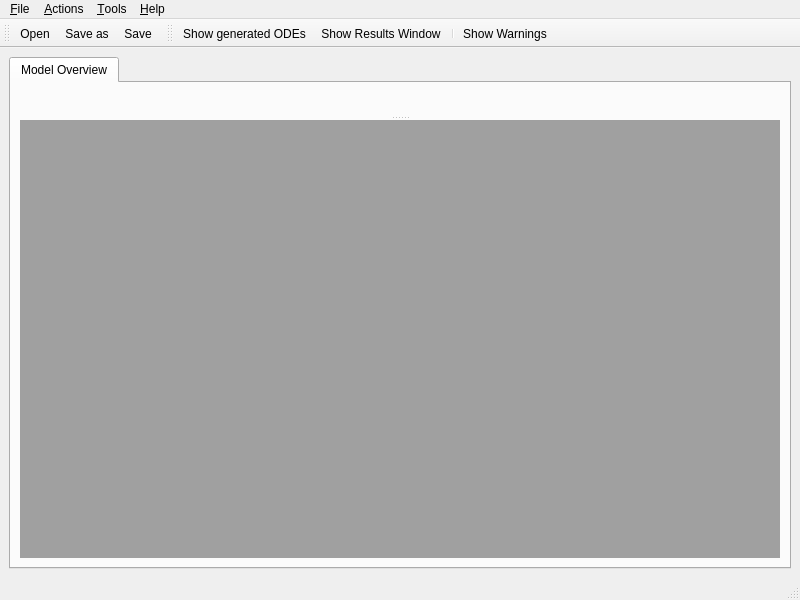
<?xml version="1.0" encoding="UTF-8"?>
<ui version="4.0">
 <author>Moritz Wade, ZIB 2010</author>
 <class>MainWindow</class>
 <widget class="QMainWindow" name="MainWindow">
  <property name="geometry">
   <rect>
    <x>0</x>
    <y>0</y>
    <width>800</width>
    <height>600</height>
   </rect>
  </property>
  <property name="minimumSize">
   <size>
    <width>600</width>
    <height>400</height>
   </size>
  </property>
  <property name="acceptDrops">
   <bool>true</bool>
  </property>
  <property name="windowTitle">
   <string>BioPARKIN</string>
  </property>
  <property name="windowIcon">
   <iconset>
    <normaloff>images/2010-12-22 - Poem Icon v1.png</normaloff>images/2010-12-22 - Poem Icon v1.png</iconset>
  </property>
  <widget class="QWidget" name="centralwidget">
   <layout class="QHBoxLayout" name="horizontalLayout">
    <item>
     <widget class="QTabWidget" name="mainTabWidget">
      <property name="currentIndex">
       <number>0</number>
      </property>
      <widget class="QWidget" name="tabModel">
       <attribute name="title">
        <string>Model Overview</string>
       </attribute>
       <layout class="QVBoxLayout" name="verticalLayout">
        <item>
         <widget class="QSplitter" name="splitter_2">
          <property name="orientation">
           <enum>Qt::Vertical</enum>
          </property>
          <widget class="QSplitter" name="masterDetailSplitter">
           <property name="frameShape">
            <enum>QFrame::NoFrame</enum>
           </property>
           <property name="frameShadow">
            <enum>QFrame::Plain</enum>
           </property>
           <property name="lineWidth">
            <number>5</number>
           </property>
           <property name="midLineWidth">
            <number>0</number>
           </property>
           <property name="orientation">
            <enum>Qt::Horizontal</enum>
           </property>
           <property name="childrenCollapsible">
            <bool>true</bool>
           </property>
           <widget class="QWidget" name="layoutWidget">
            <layout class="QVBoxLayout" name="modelListLayout">
             <property name="margin">
              <number>11</number>
             </property>
            </layout>
           </widget>
          </widget>
          <widget class="QMdiArea" name="_mdiArea">
           <property name="frameShape">
            <enum>QFrame::NoFrame</enum>
           </property>
           <property name="verticalScrollBarPolicy">
            <enum>Qt::ScrollBarAsNeeded</enum>
           </property>
           <property name="horizontalScrollBarPolicy">
            <enum>Qt::ScrollBarAsNeeded</enum>
           </property>
           <property name="background">
            <brush brushstyle="SolidPattern">
             <color alpha="255">
              <red>160</red>
              <green>160</green>
              <blue>160</blue>
             </color>
            </brush>
           </property>
           <property name="documentMode">
            <bool>false</bool>
           </property>
          </widget>
         </widget>
        </item>
       </layout>
      </widget>
     </widget>
    </item>
   </layout>
  </widget>
  <widget class="QMenuBar" name="menubar">
   <property name="geometry">
    <rect>
     <x>0</x>
     <y>0</y>
     <width>800</width>
     <height>21</height>
    </rect>
   </property>
   <widget class="QMenu" name="menuHelp">
    <property name="title">
     <string>&amp;Help</string>
    </property>
    <addaction name="actionAbout"/>
   </widget>
   <widget class="QMenu" name="menuFile">
    <property name="title">
     <string>&amp;File</string>
    </property>
    <addaction name="actionOpen"/>
    <addaction name="actionSave"/>
    <addaction name="actionSave_as"/>
    <addaction name="actionClose_Model"/>
    <addaction name="separator"/>
    <addaction name="actionQuit"/>
   </widget>
   <widget class="QMenu" name="menuTools">
    <property name="title">
     <string>&amp;Tools</string>
    </property>
    <addaction name="actionODEGenerator"/>
   </widget>
   <widget class="QMenu" name="menuSimulation">
    <property name="title">
     <string>&amp;Actions</string>
    </property>
    <addaction name="actionSimulate"/>
    <addaction name="actionComputeSensitivityOverview"/>
    <addaction name="actionCompute_Detailed_Sensitivities"/>
    <addaction name="actionEstimateParameterValues"/>
   </widget>
   <addaction name="menuFile"/>
   <addaction name="menuSimulation"/>
   <addaction name="menuTools"/>
   <addaction name="menuHelp"/>
  </widget>
  <widget class="QStatusBar" name="statusbar"/>
  <widget class="QToolBar" name="fileToolBar">
   <property name="windowTitle">
    <string>File Action Tool Bar</string>
   </property>
   <attribute name="toolBarArea">
    <enum>TopToolBarArea</enum>
   </attribute>
   <attribute name="toolBarBreak">
    <bool>false</bool>
   </attribute>
   <addaction name="actionOpen"/>
   <addaction name="actionSave_as"/>
   <addaction name="actionSave"/>
  </widget>
  <widget class="QToolBar" name="toolBar">
   <property name="windowTitle">
    <string>Actions Tool Bar</string>
   </property>
   <attribute name="toolBarArea">
    <enum>TopToolBarArea</enum>
   </attribute>
   <attribute name="toolBarBreak">
    <bool>false</bool>
   </attribute>
   <addaction name="actionODEGenerator"/>
   <addaction name="actionShow_Results_Window"/>
   <addaction name="separator"/>
   <addaction name="actionShow_Warnings"/>
  </widget>
  <action name="actionNew">
   <property name="icon">
    <iconset resource="resources.qrc">
     <normaloff>:/tango-actions-32px/images/tango-icon-theme/32x32/actions/document-new.png</normaloff>:/tango-actions-32px/images/tango-icon-theme/32x32/actions/document-new.png</iconset>
   </property>
   <property name="text">
    <string>&amp;New...</string>
   </property>
   <property name="toolTip">
    <string>Create a new project</string>
   </property>
   <property name="statusTip">
    <string>Create a new project</string>
   </property>
   <property name="whatsThis">
    <string>Create a new project</string>
   </property>
   <property name="shortcut">
    <string>Ctrl+N</string>
   </property>
   <property name="shortcutContext">
    <enum>Qt::ApplicationShortcut</enum>
   </property>
  </action>
  <action name="actionOpen">
   <property name="icon">
    <iconset resource="resources.qrc">
     <normaloff>:/tango-actions-32px/images/tango-icon-theme/32x32/actions/document-open.png</normaloff>:/tango-actions-32px/images/tango-icon-theme/32x32/actions/document-open.png</iconset>
   </property>
   <property name="text">
    <string>&amp;Open...</string>
   </property>
   <property name="toolTip">
    <string>Open SBML file</string>
   </property>
   <property name="statusTip">
    <string>Open SBML file</string>
   </property>
   <property name="shortcut">
    <string>Ctrl+O</string>
   </property>
  </action>
  <action name="actionSave">
   <property name="icon">
    <iconset resource="resources.qrc">
     <normaloff>:/tango-actions-32px/images/tango-icon-theme/32x32/actions/document-save.png</normaloff>:/tango-actions-32px/images/tango-icon-theme/32x32/actions/document-save.png</iconset>
   </property>
   <property name="text">
    <string>&amp;Save</string>
   </property>
   <property name="toolTip">
    <string>Save current project</string>
   </property>
   <property name="statusTip">
    <string>Save current project</string>
   </property>
   <property name="shortcut">
    <string>Ctrl+S</string>
   </property>
  </action>
  <action name="actionSave_as">
   <property name="icon">
    <iconset resource="resources.qrc">
     <normaloff>:/tango-actions-32px/images/tango-icon-theme/32x32/actions/document-save-as.png</normaloff>:/tango-actions-32px/images/tango-icon-theme/32x32/actions/document-save-as.png</iconset>
   </property>
   <property name="text">
    <string>Save &amp;as...</string>
   </property>
   <property name="toolTip">
    <string>Save current project with a new filename</string>
   </property>
   <property name="statusTip">
    <string>Save current project with a new filename</string>
   </property>
   <property name="shortcut">
    <string>Ctrl+Shift+S</string>
   </property>
  </action>
  <action name="actionQuit">
   <property name="icon">
    <iconset resource="resources.qrc">
     <normaloff>:/tango-actions-32px/images/tango-icon-theme/32x32/actions/system-shutdown.png</normaloff>:/tango-actions-32px/images/tango-icon-theme/32x32/actions/system-shutdown.png</iconset>
   </property>
   <property name="text">
    <string>&amp;Quit</string>
   </property>
   <property name="toolTip">
    <string>Quit the Application</string>
   </property>
   <property name="statusTip">
    <string>Quit the Application</string>
   </property>
   <property name="shortcut">
    <string>Ctrl+Q</string>
   </property>
  </action>
  <action name="actionAbout">
   <property name="icon">
    <iconset resource="resources.qrc">
     <normaloff>:/tango-status-32px/images/tango-icon-theme/32x32/status/dialog-information.png</normaloff>:/tango-status-32px/images/tango-icon-theme/32x32/status/dialog-information.png</iconset>
   </property>
   <property name="text">
    <string>&amp;About</string>
   </property>
   <property name="shortcut">
    <string>F1</string>
   </property>
  </action>
  <action name="actionLogViewer">
   <property name="checkable">
    <bool>true</bool>
   </property>
   <property name="checked">
    <bool>true</bool>
   </property>
   <property name="text">
    <string>Log Viewer</string>
   </property>
   <property name="toolTip">
    <string>Show/Hide the Log Viewer</string>
   </property>
  </action>
  <action name="actionCopy">
   <property name="text">
    <string>Copy</string>
   </property>
   <property name="shortcut">
    <string>Ctrl+C</string>
   </property>
  </action>
  <action name="actionCut">
   <property name="text">
    <string>Cut</string>
   </property>
   <property name="shortcut">
    <string>Ctrl+X</string>
   </property>
  </action>
  <action name="actionPaste">
   <property name="text">
    <string>Paste</string>
   </property>
   <property name="shortcut">
    <string>Ctrl+V</string>
   </property>
  </action>
  <action name="actionSettings">
   <property name="icon">
    <iconset resource="resources.qrc">
     <normaloff>:/tango-categories-32px/images/tango-icon-theme/32x32/categories/applications-system.png</normaloff>:/tango-categories-32px/images/tango-icon-theme/32x32/categories/applications-system.png</iconset>
   </property>
   <property name="text">
    <string>Settings</string>
   </property>
   <property name="toolTip">
    <string>Open the Settings window</string>
   </property>
   <property name="statusTip">
    <string>Open the Settings window</string>
   </property>
  </action>
  <action name="actionSpecies">
   <property name="text">
    <string>Species</string>
   </property>
  </action>
  <action name="actionCompartments">
   <property name="text">
    <string>Compartments</string>
   </property>
  </action>
  <action name="actionReactions">
   <property name="text">
    <string>Reactions</string>
   </property>
  </action>
  <action name="actionIntegrate">
   <property name="icon">
    <iconset resource="resources.qrc">
     <normaloff>:/tango-categories-32px/images/tango-icon-theme/32x32/categories/applications-other.png</normaloff>:/tango-categories-32px/images/tango-icon-theme/32x32/categories/applications-other.png</iconset>
   </property>
   <property name="text">
    <string>Integrate</string>
   </property>
   <property name="toolTip">
    <string>Starts the selected integrator for the current problem</string>
   </property>
   <property name="statusTip">
    <string>Start Integration</string>
   </property>
   <property name="shortcut">
    <string>F5</string>
   </property>
  </action>
  <action name="actionShowPlots">
   <property name="icon">
    <iconset resource="resources.qrc">
     <normaloff>:/tango-categories-32px/images/tango-icon-theme/32x32/categories/applications-accessories.png</normaloff>:/tango-categories-32px/images/tango-icon-theme/32x32/categories/applications-accessories.png</iconset>
   </property>
   <property name="text">
    <string>Show Plots</string>
   </property>
   <property name="toolTip">
    <string>Show Plots</string>
   </property>
  </action>
  <action name="actionShow_Data_Manager">
   <property name="icon">
    <iconset resource="resources.qrc">
     <normaloff>:/tango-actions-32px/images/tango-icon-theme/32x32/actions/document-properties.png</normaloff>:/tango-actions-32px/images/tango-icon-theme/32x32/actions/document-properties.png</iconset>
   </property>
   <property name="text">
    <string>Show Data Manager</string>
   </property>
   <property name="toolTip">
    <string>Allows to define data sources</string>
   </property>
  </action>
  <action name="actionODEGenerator">
   <property name="icon">
    <iconset resource="resources.qrc">
     <normaloff>:/tango-actions-32px/images/tango-icon-theme/32x32/actions/format-justify-fill.png</normaloff>:/tango-actions-32px/images/tango-icon-theme/32x32/actions/format-justify-fill.png</iconset>
   </property>
   <property name="text">
    <string>Show generated ODEs</string>
   </property>
   <property name="toolTip">
    <string>Show generated ODEs</string>
   </property>
   <property name="statusTip">
    <string>Show generated ODEs</string>
   </property>
  </action>
  <action name="actionSBMLEntities">
   <property name="checkable">
    <bool>true</bool>
   </property>
   <property name="checked">
    <bool>true</bool>
   </property>
   <property name="text">
    <string>SBML Entities</string>
   </property>
   <property name="toolTip">
    <string>Show/Hide the SBML Entities</string>
   </property>
   <property name="statusTip">
    <string>Show/Hide the SBML Entities</string>
   </property>
  </action>
  <action name="actionProperties">
   <property name="checkable">
    <bool>true</bool>
   </property>
   <property name="checked">
    <bool>true</bool>
   </property>
   <property name="text">
    <string>Properties</string>
   </property>
   <property name="toolTip">
    <string>Show/Hide the Properties</string>
   </property>
   <property name="statusTip">
    <string>Show/Hide the Properties</string>
   </property>
  </action>
  <action name="actionSimulate">
   <property name="text">
    <string>&amp;Simulate</string>
   </property>
   <property name="toolTip">
    <string>Simulate with current settings</string>
   </property>
   <property name="shortcut">
    <string>Ctrl+Alt+S</string>
   </property>
  </action>
  <action name="actionEstimateParameterValues">
   <property name="text">
    <string>Estimate Parameter Values</string>
   </property>
   <property name="toolTip">
    <string>Starts the parameter value estimation process</string>
   </property>
   <property name="shortcut">
    <string>Ctrl+Alt+F</string>
   </property>
  </action>
  <action name="actionClose_Model">
   <property name="text">
    <string>Close</string>
   </property>
   <property name="shortcut">
    <string>Ctrl+W</string>
   </property>
  </action>
  <action name="actionShow_Results_Window">
   <property name="icon">
    <iconset resource="resources.qrc">
     <normaloff>:/tango-actions-32px/images/tango-icon-theme/32x32/actions/window-new.png</normaloff>:/tango-actions-32px/images/tango-icon-theme/32x32/actions/window-new.png</iconset>
   </property>
   <property name="text">
    <string>Show Results Window</string>
   </property>
   <property name="toolTip">
    <string>Opens a Window with Results (Tables, Plots, Sensitivities, etc.) if they have already been calculated.</string>
   </property>
   <property name="shortcut">
    <string>Ctrl+Alt+R</string>
   </property>
  </action>
  <action name="actionShow_Warnings">
   <property name="checkable">
    <bool>false</bool>
   </property>
   <property name="checked">
    <bool>false</bool>
   </property>
   <property name="enabled">
    <bool>true</bool>
   </property>
   <property name="icon">
    <iconset resource="resources.qrc">
     <normaloff>:/tango-status-32px/images/tango-icon-theme/32x32/status/weather-clear.png</normaloff>:/tango-status-32px/images/tango-icon-theme/32x32/status/weather-clear.png</iconset>
   </property>
   <property name="text">
    <string>Show Warnings</string>
   </property>
   <property name="toolTip">
    <string>Opens a Window showing recent Warnings and Errors</string>
   </property>
   <property name="statusTip">
    <string>Opens a Window showing recent Warnings and Errors</string>
   </property>
   <property name="whatsThis">
    <string>Opens a Window showing recent Warnings and Errors</string>
   </property>
   <property name="shortcut">
    <string>Ctrl+Alt+W</string>
   </property>
   <property name="visible">
    <bool>true</bool>
   </property>
  </action>
  <action name="actionComputeSensitivityOverview">
   <property name="text">
    <string>Compute Sensitivity &amp;Overview</string>
   </property>
   <property name="toolTip">
    <string>Compute Sensitivity Overview for currently selected Species and Parameters</string>
   </property>
   <property name="shortcut">
    <string>Ctrl+Alt+O</string>
   </property>
  </action>
  <action name="actionCompute_Detailed_Sensitivities">
   <property name="text">
    <string>Compute &amp;Detailed Sensitivities</string>
   </property>
   <property name="toolTip">
    <string>Compute Detailed Sensitivities (a dialog to choose timepoints will open)</string>
   </property>
   <property name="shortcut">
    <string>Ctrl+Alt+D</string>
   </property>
  </action>
 </widget>
 <resources>
  <include location="resources.qrc"/>
 </resources>
 <connections>
  <connection>
   <sender>actionQuit</sender>
   <signal>triggered()</signal>
   <receiver>MainWindow</receiver>
   <slot>close()</slot>
   <hints>
    <hint type="sourcelabel">
     <x>-1</x>
     <y>-1</y>
    </hint>
    <hint type="destinationlabel">
     <x>399</x>
     <y>299</y>
    </hint>
   </hints>
  </connection>
 </connections>
</ui>
